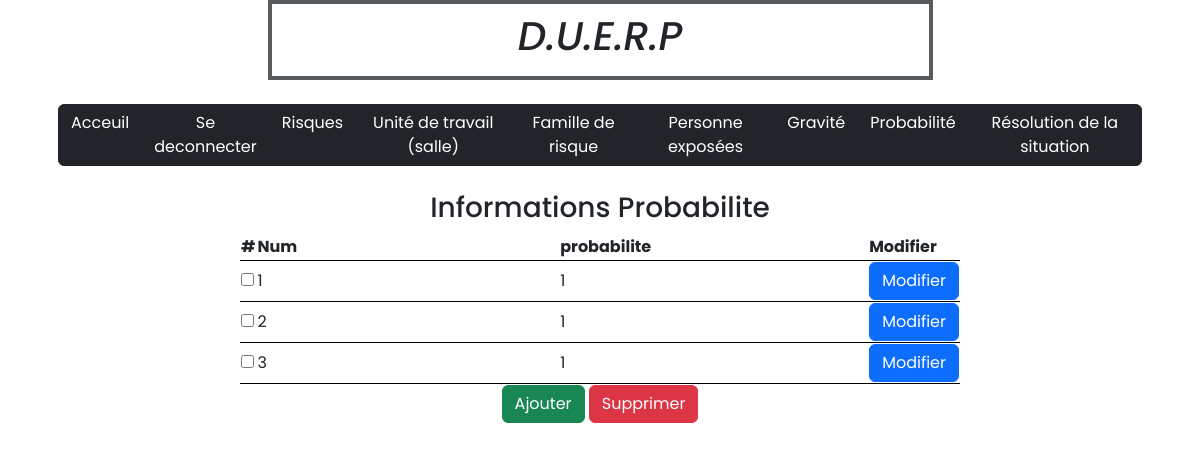
Screenshot of /view/vue_probabilite.php (signed in) with the database file from the repository.
### tables this page shows
CREATE TABLE `probabilite` (
  `Id_Probabilite` int NOT NULL,
  `probabilite` int DEFAULT NULL
);

### model/modele.php (called while the page is built, shortened)
<?php
function select_probabilite(){
	require 'connexion.php';
	$sql = "SELECT * FROM probabilite";
	$stmt = $bdd->prepare($sql);
	$stmt->execute();
    $probabilite = $stmt->fetchAll();
    return $probabilite;
}

### view/vue_probabilite.php (the view, shortened to what this page needs)
<!DOCTYPE html>
<html lang="en">
    <head>
        <link href="https://cdn.jsdelivr.net/npm/bootstrap@5.2.2/dist/css/bootstrap.min.css" rel="stylesheet" integrity="sha384-
        Zenh87qX5JnK2Jl0vWa8Ck2rdkQ2Bzep5IDxbcnCeuOxjzrPF/et3URy9Bv1WTRi">
        <link rel="stylesheet" href="https://cdn.jsdelivr.net/npm/bootstrap-icons@1.5.0/font/bootstrap-icons.css">
        <link rel="stylesheet" href="style.css">
    </head>
    <body style="background-color: white;">
        <div class="container">
            <div class="row justify-content-center">
                <div class="col-7 text-dark fst-italic justify-content-center align-intems-center border border-dark p-2 mb-2 border-opacity-75 border-4 d-flex">
                    <h1>D.U.E.R.P</h1>
                </div>
            </div>
            <div class="row bg-sombre text-white fw-bolder justify-content-center align-intems-center">
                <div class="row p-3 mb-2 text-white fw-bolder placeholder-glow">
                    <div class="btn-group" role="group" aria-label="Basic outlined example">
                    <?php if(!isset($_SESSION['loggedin'])) { ?>
                      <a class="btn btn-dark" href="vue_acceuil.php" role="button">Acceuil</a>
                      <a class="btn btn-dark" href="login.php" role="button">Se connecter</a>
                      <?php } elseif($_SESSION['loggedin'] == true){ ?>
                      <a class="btn btn-dark" href="vue_acceuil.php" role="button">Acceuil</a>
                      <a class="btn btn-dark" href="controleur_b.php?mode=3" role="button">Se deconnecter</a>
                      <a class="btn btn-dark" href="vue_risques.php" role="button">Risques</a>
                      <a class="btn btn-dark" href="vue_unite_de_travail.php" role="button">Unité de travail (salle)</a>
                      <a class="btn btn-dark" href="vue_famille_de_risque.php" role="button">Famille de risque</a>
                      <a class="btn btn-dark" href="vue_personne_exposees.php" role="button">Personne exposées</a>
                      <a class="btn btn-dark" href="vue_gravite.php" role="button">Gravité</a>
                      <a class="btn btn-dark" href="vue_probabilite.php" role="button">Probabilité</a>
                      <a class="btn btn-dark" href="vue_resolution_de_la_situation.php" role="button">Résolution de la situation</a>
                      <?php } ?>
                    </div>
                  </div>
              </div>
            </div>
            <form action="controleur_supp.php" method="POST">
                <table width="60%" align="center">
                    <tr>
                        <td align="center" colspan="4"><b><h3>Informations Probabilite</h3></b></td>
                    </tr>
                    <tr  style='border-bottom:1pt solid black;'>
                        <th>#</th>
                        <th width="47%">Num</th>
                        <th width="47%">probabilite</th>
                        <th width="5%">Modifier</th>
                    </tr>
                    <?php
                        include 'modele.php';
                        $probabilite = select_probabilite();
                        $nb = count($probabilite);
                        if($nb > 0)
                        {
                            $i=0;
                            while ($i<$nb)
                            {
                                $proba=$probabilite[$i];
                                $num=$proba['Id_Probabilite'];
                                $prob=$proba['probabilite'];
                                echo "<tr style='border-bottom:1pt solid black;'><td><input type='checkbox' name='probabilite[]' value='$num'></td>";
                                echo "<td>$num</td>";
                                echo "<td>$prob</td>";
                                echo "<td><a href='vue_probabilite_modif.php?action=$num'><input class='btn btn-primary' type='button' value='Modifier'></a></td>";
                                echo "</tr>";
                                $i=$i+1;
                            }
                        }
                    ?>
                    <tr>
                        <td align="center" colspan="4" >
                            <input class="btn btn-success" type="button" onclick="location.href='index.php'" value="Ajouter" />
                            <input class="btn btn-danger" type="submit" value="Supprimer" name="supprimer">
                        </td>
                    </tr>
                </table>
            </form>
    </body>
</html>

### styles/style.css (style rules this page uses)
* { font-family: 'Poppins', sans-serif; }
body { background: #141526; overflow: hidden; }
html { scroll-behavior: smooth; }
:root { --primary-green: #93c90e; --secondary-green: #9ad10f; --primary-orange: #f7a739; --secondary-orange: #f6b253; --valid-color: rgb(16, 221, 1); --error-color: red; }
a { text-decoration: none; color: white; }

### rows the page displays
probabilite: Id_Probabilite "1", probabilite "1"
probabilite: Id_Probabilite "2", probabilite "1"
probabilite: Id_Probabilite "3", probabilite "1"
